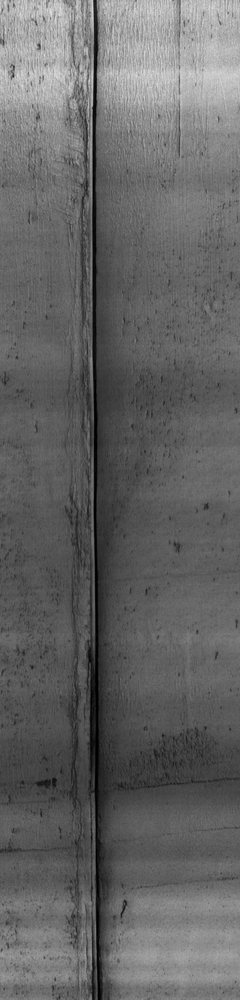
#> input picture mat2img/LcmsData_000002.png, 240 x 1000 px, shrunk from 384 x 1601 before the run
$ python read-mat-file.py
#> lines starting #> are read from the running program, lines starting #| are printed output that depends on the picture
import scipy.io
import json
import matplotlib.pyplot as plt
import matplotlib.image as mpimg

# Charger le fichier .mat
mat = scipy.io.loadmat(r'LcmsData_000002.mat')
#> (reads mat2img/LcmsData_000002.mat from the repository)

# Afficher les clés disponibles dans le fichier .mat
print("Clés disponibles dans le fichier MATLAB:")
print(mat.keys())

# Enregistrer toutes les variables dans un fichier JSON
variables_dict = {key: mat[key].tolist() for key in mat if not key.startswith('__')}

with open('variables.json', 'w') as f:
    json.dump(variables_dict, f)

# Afficher les données de chaque variable
for key, value in variables_dict.items():
    print(f"Données de la variable {key}:")
    print(value)

# Charger une image
image_path = r'LcmsData_000002.png'  # Remplacez par le chemin de votre image
img = mpimg.imread(image_path)
#> img is the input picture: shape (1000, 240, 4) float32; mean R, G, B, A 0.395, 0.395, 0.395, 1

# Créer une figure avec plusieurs sous-graphiques
fig, ax = plt.subplots(len(variables_dict) + 1, 1, figsize=(14, 7 * (len(variables_dict) + 1)))

# Tracer les données de chaque variable
for i, (key, value) in enumerate(variables_dict.items()):
    ax[i].plot(value)
    ax[i].set_title(f'Données de la variable {key}')

# Afficher l'image dans le dernier sous-graphe
ax[len(variables_dict)].imshow(img)
ax[len(variables_dict)].axis('off')  # Masquer les axes pour l'image
ax[len(variables_dict)].set_title('Image')

# Afficher la figure
plt.tight_layout()
plt.show()
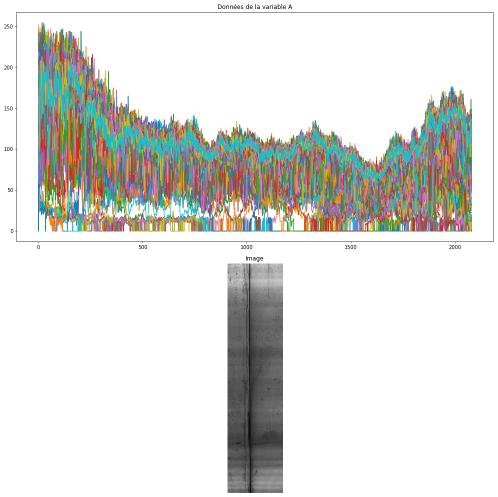
#> figure drawn by matplotlib, 2 panels; panel 1: curve peaks at x = 13, y = 218; panel 1: curve peaks at x = 182, y = 216; panel 1: curve peaks at x = 99, y = 221
